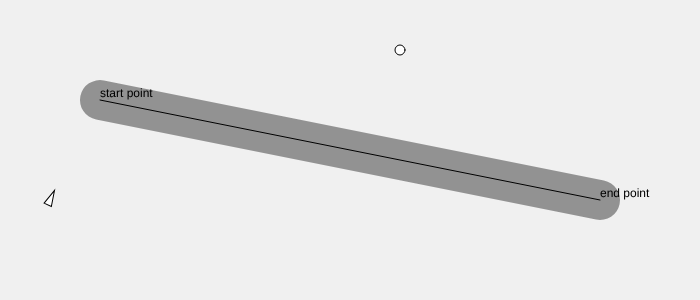
Frame 1 (no input)
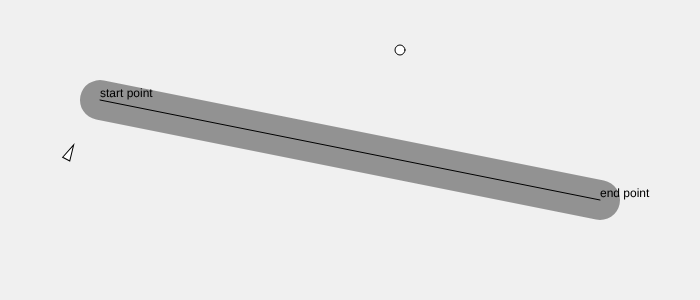
Frame 60 (no input)
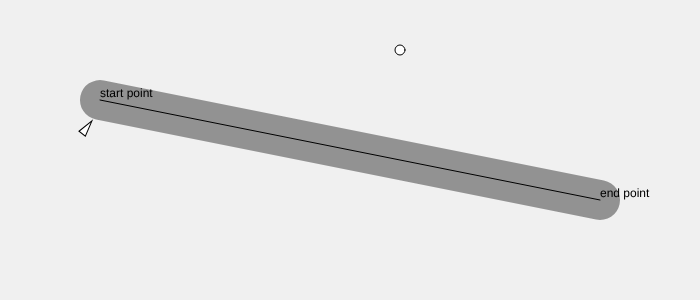
Frame 120 (the mouse pressed at the canvas centre since frame 60)

The p5.js sketch that drew these frames (run headless with seeded random() and noise() and a simulated clock; from frame 60 on, the mouse is pressed at the canvas centre):

// p5.js sketch
// ── sketch.js
/// <reference path="../../p5.global-mode.d.ts" />
class Vehicle {
    constructor() {
        this.position = createVector(50,200);
        this.velocity = createVector(0, 0);
        this.acceleration = createVector(1,-2);
        this.mass = 1;
        this.scale = 4;
        this.maxspeed = 1;
        this.maxforce = 0.4;
    }
    seek(target) {
        let desired = p5.Vector.sub(target, this.position);
        let d = desired.mag();
        desired.normalize();
        if (d < 100) {
            let m = map(d, 0, 100, 0, this.maxspeed);
            desired.mult(m);
        } else {
            desired.mult(this.maxspeed);
        }

        let steer = p5.Vector.sub(desired, this.velocity);
        steer.limit(this.maxforce);
        this.applyForce(steer);
    }
    getNormalPoint(p, a, b) {
        let ap = p5.Vector.sub(p, a);
        let ab = p5.Vector.sub(b, a);
        
        ab.normalize();
        ab.mult(ap.dot(ab));
        return p5.Vector.add(a, ab);
    }
    follow(path) {
        // predict 予想
        let predict = this.velocity.copy();
        predict.normalize();
        predict.mult(25);
        let predictPos = p5.Vector.add(this.position, predict);

        // // 予想点とパスの法線を求める。
        // let a = p5.Vector.sub(predictPos, path.start);
        // let b = p5.Vector.sub(path.end, path.start);
        // // スカラー射影
        // b.normalize();
        // b.mult(a.dot(b));        
        // let normalPoint = p5.Vector.add(path.start, b);
        let a = path.start;
        let b = path.end;
        let normalPoint = this.getNormalPoint(predictPos, a, b)

        // 変更先を少し、前に設定
        let dir = p5.Vector.sub(b, a);
        dir.normalize();
        dir.mult(10);
        let newTarget = p5.Vector.add(normalPoint, dir);

        let distance = p5.Vector.dist(predictPos, normalPoint);
        if (distance > path.radius) {
            this.seek(newTarget);
        }
        
    }
    applyForce(force) {
        let a = p5.Vector.div(force, this.mass);
        this.acceleration.add(a);
    }
    update() {
        this.velocity.add(this.acceleration);
        this.position.add(this.velocity);
        this.acceleration.mult(0);
    }
    display() {
        //let a = this.velocity.add((PI/2));
        let angle = atan2(this.velocity.y, this.velocity.x) + PI/2;
        push();
        translate(this.position.x, this.position.y);
        rotate(angle);
        scale(this.scale);

        strokeWeight(1/this.scale);
        beginShape();
        vertex(-1, 2);
        vertex(0, -2);
        vertex(1, 2);
        endShape(CLOSE);
        pop();
    }
}
class Path {
    constructor() {
        this.points = new Array();
        this.radius = 20;
        this.start = createVector(100, height/3);
        this.end = createVector(width-100, 2*height/3);
    }
    display() {
        push();
        strokeWeight(this.radius*2);
        stroke(0, 100);
        line(this.start.x, this.start.y, this.end.x, this.end.y);
        strokeWeight(1);
        stroke(0);
        line(this.start.x, this.start.y, this.end.x, this.end.y);

        strokeWeight(0);
        text('start point', this.start.x, this.start.y -3);
        strokeWeight(0);
        text('end point', this.end.x, this.end.y -3);
        pop();
    }
}
let v;
let path;
let target;
function setup() {
    createCanvas(700, 300);
    path = new Path();
    v = new Vehicle();
    target = createVector(400, 50);
}

function draw() {
    background(240);
    path.display();
    //v.seek(target);
    v.follow(path);
    v.update();
    v.display();

    // target
    ellipse(target.x, target.y, 10, 10);
}
